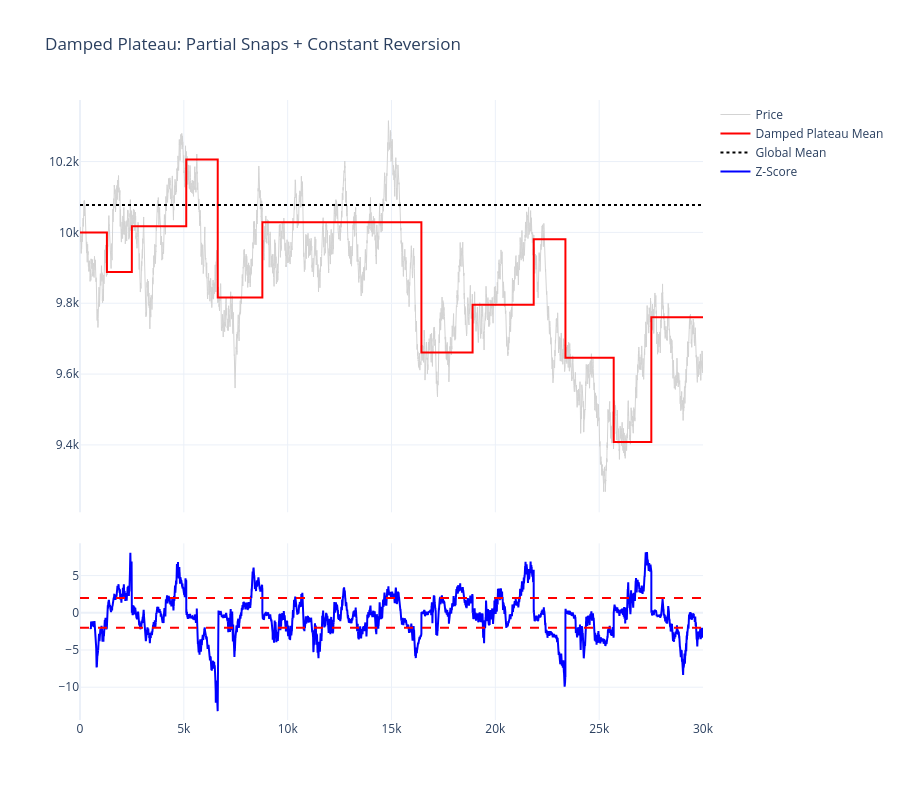

Here is the notebook cell this chart was saved with:
### Code cell
import pandas as pd
import numpy as np
import plotly.graph_objects as go
from plotly.subplots import make_subplots
from scipy.stats import linregress

# --- 1. CONFIGURATION ---
JUMP_THRESHOLD_SD = 1.5  # Sensitivity for the 'Step Jump'
CONFIRM_TICKS = 1000  # Ticks outside bounds to trigger snap
PULLBACK_STRENGTH = 2e-8 # Constant gravity toward black line
SNAP_RATIO = 1        # Snap to 75% of the move to avoid overshooting spikes
VOL_WINDOW = 800

# --- 2. THE DAMPED PLATEAU FILTER ---
def apply_damped_plateau_filter(series, slope, intercept, jump_sd, confirm_period, pullback, snap_ratio):
    local_means = []
    current_local_mean = series.iloc[0]
    outside_counter = 0
    
    # Pre-calculate rolling volatility
    rolling_vol = series.diff().rolling(VOL_WINDOW).std().ffill().bfill().clip(lower=1.0)
    
    for i, val in enumerate(series):
        # A) Global Anchor Projection
        global_target = intercept + (slope * i)
        
        # B) Continuous Reversion (The "Slow Pull")
        current_local_mean += slope # Respect the global trend drift
        current_local_mean -= pullback * (current_local_mean - global_target)
        
        # C) Step Jump Logic with Damping
        sigma = rolling_vol.iloc[i]
        upper_limit = current_local_mean + (jump_sd * sigma)
        lower_limit = current_local_mean - (jump_sd * sigma)
        
        if val > upper_limit or val < lower_limit:
            outside_counter += 1
        else:
            outside_counter = 0
            
        if outside_counter >= confirm_period:
            # DAMPED SNAP: Move most of the way, but not all the way.
            # current_local_mean = (Old Mean * 25%) + (New Price * 75%)
            current_local_mean = (current_local_mean * (1 - snap_ratio)) + (val * snap_ratio)
            outside_counter = 0
            
        local_means.append(current_local_mean)
        
    return pd.Series(local_means, index=series.index)

# --- 3. DATA & EXECUTION ---
df_full = df_total[df_total['product'] == "SNACKPACK_CHOCOLATE"].copy().sort_values(['day', 'timestamp'])
df_full['global_tick'] = range(len(df_full))
df_full['mid_price'] = df_full['mid_price'].replace(0, np.nan).ffill()

# Global slope calculation
slope, intercept, _, _, _ = linregress(df_full['global_tick'], df_full['mid_price'])
slope = 0

df_full['local_mean'] = apply_damped_plateau_filter(
    df_full['mid_price'], slope, intercept, 
    JUMP_THRESHOLD_SD, CONFIRM_TICKS, PULLBACK_STRENGTH, SNAP_RATIO
)

# Z-Score Calculation
df_full['err'] = df_full['mid_price'] - df_full['local_mean']
df_full['rolling_std'] = df_full['err'].rolling(500).std().clip(lower=1.0)
df_full['z_score'] = df_full['err'] / df_full['rolling_std']

# --- 4. VISUALIZATION ---
fig = make_subplots(rows=2, cols=1, shared_xaxes=True, vertical_spacing=0.05, row_heights=[0.7, 0.3])

# Subplot 1: Price and Means
fig.add_trace(go.Scatter(x=df_full['global_tick'], y=df_full['mid_price'], 
                         line=dict(color='lightgrey', width=1), name='Price'), row=1, col=1)
fig.add_trace(go.Scatter(x=df_full['global_tick'], y=df_full['local_mean'], 
                         line=dict(color='red', width=2), name='Damped Plateau Mean'), row=1, col=1)
fig.add_trace(go.Scatter(x=df_full['global_tick'], y=intercept + slope*df_full['global_tick'], 
                         line=dict(color='black', dash='dot'), name='Global Mean'), row=1, col=1)

# Subplot 2: Signal
fig.add_trace(go.Scatter(x=df_full['global_tick'], y=df_full['z_score'], 
                         line=dict(color='blue'), name='Z-Score'), row=2, col=1)
fig.add_hline(y=2.0, line_dash="dash", line_color="red", row=2, col=1)
fig.add_hline(y=-2.0, line_dash="dash", line_color="red", row=2, col=1)

fig.update_layout(height=800, title="Damped Plateau: Partial Snaps + Constant Reversion", template="plotly_white")
fig.show()

### Figure 1 — Plotly figure (JSON) as saved in the notebook; plotly's stock layout.template omitted (floating-point values rounded to 4 significant figures; data arrays with more than 128 entries replaced by an {"elided": "..."} marker saying what was removed)
{"data": [{"line": {"color": "lightgrey", "width": 1}, "name": "Price", "type": "scatter", "x": {"elided": "30000 int values"}, "xaxis": "x", "y": {"elided": "30000 float values"}, "yaxis": "y"}, {"line": {"color": "red", "width": 2}, "name": "Damped Plateau Mean", "type": "scatter", "x": {"elided": "30000 int values"}, "xaxis": "x", "y": {"elided": "30000 float values"}, "yaxis": "y"}, {"line": {"color": "black", "dash": "dot"}, "name": "Global Mean", "type": "scatter", "x": {"elided": "30000 int values"}, "xaxis": "x", "y": {"elided": "30000 float values"}, "yaxis": "y"}, {"line": {"color": "blue"}, "name": "Z-Score", "type": "scatter", "x": {"elided": "30000 int values"}, "xaxis": "x2", "y": {"elided": "30000 float values"}, "yaxis": "y2"}], "layout": {"height": 800, "shapes": [{"line": {"color": "red", "dash": "dash"}, "type": "line", "x0": 0, "x1": 1, "xref": "x2 domain", "y0": 2, "y1": 2, "yref": "y2"}, {"line": {"color": "red", "dash": "dash"}, "type": "line", "x0": 0, "x1": 1, "xref": "x2 domain", "y0": -2, "y1": -2, "yref": "y2"}], "title": {"text": "Damped Plateau: Partial Snaps + Constant Reversion"}, "xaxis": {"anchor": "y", "domain": [0, 1], "matches": "x2", "showticklabels": false}, "xaxis2": {"anchor": "y2", "domain": [0, 1]}, "yaxis": {"anchor": "x", "domain": [0.335, 1.0]}, "yaxis2": {"anchor": "x2", "domain": [0, 0.285]}}}
